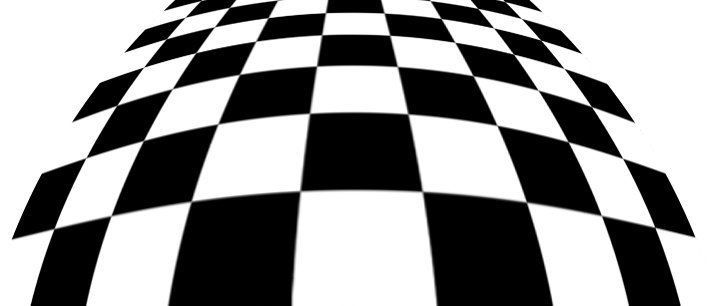
#> input picture python2/photo.jpg, 707 x 306 px
$ python -i main.py   (imports and definitions only)   (Python 2 division)   (older library calls are emulated)
#> lines starting #> are read from the running program, lines starting #| are printed output that depends on the picture; after the words box and inside, x2 and y2 are one past the last pixel; in counts of white or black regions, pixels touching at a corner belong together
import numpy as np
import cv2
from matplotlib import pyplot as plt

# [1 line not run here, left out]

# https://www.youtube.com/watch?v=vkWdzWeRfC4
# Jak znajdujemy naroznik w obrazach?
# Jesli suma gradientu dla danego pixela w wertykalnym jak i horyzontalnym kierunku dla danego prostokatnego okna jest
# zdecydowanie duza w porowaniu do jego otoczenia, chodzi tu tak na prawde o lokalne max funkcji gradientu dla danego pixela
# Co jesli polozenie danego pixela, nie pozwala nam dokladnie okreslic, w jakim kierunku suma gradientu jest najwieksza?
# Np. mamy obraz obrocony, szukamy eigen values, to nic innego jak pierwiastki rownania det|A-(lambda-I)|= 0
# gdzie A to macierz odzwierciedlajaca obraz pixeli dla danego okna postaci n x n
# lambda to szukane pierwiastki rownania, tj. eigen values
# I to postac macierzy jednostkowej, takiego wymiaru jak macierz A

# [13 lines left out: function getImageFromCameraCornerHarris, not called in this run]

def getImageFromLocalFileCornerHarris(filepath):
#> called with filepath = 'python2/photo.jpg'
    img = cv2.imread(filepath)
#> img is the input picture: shape (306, 707, 3); min 0, max 255, mean 150.7
    gray = cv2.cvtColor(img,cv2.COLOR_BGR2GRAY)

    gray = np.float32(gray)
    dst = cv2.cornerHarris(gray,2,3,0.04)
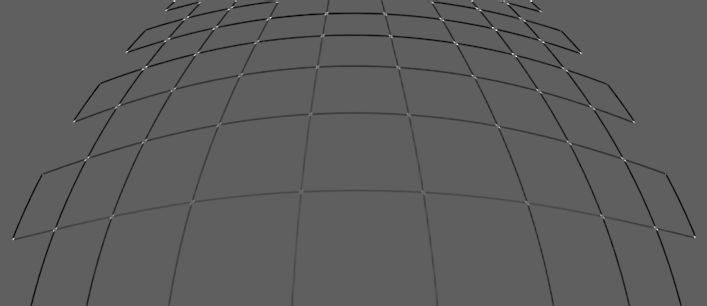
#> dst: shape (306, 707) float32; min -117749008, max 197585152, mean -2434977.8; drawn with min black and max white

    #result is dilated for marking the corners, not important
    dst = cv2.dilate(dst,None)
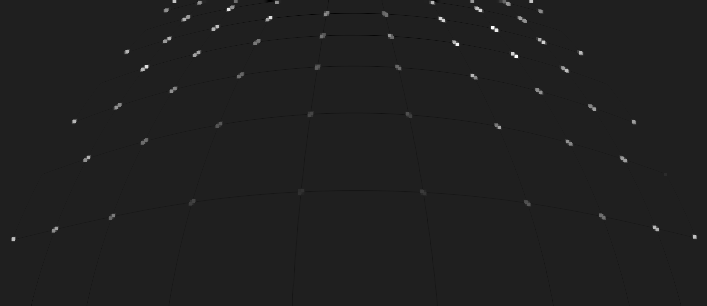
#> dst: shape (306, 707) float32; min -27911768, max 197585152, mean 551947; drawn with min black and max white

    # Threshold for an optimal value, it may vary depending on the image.
    img[dst>0.01*dst.max()]=[0,0,255]
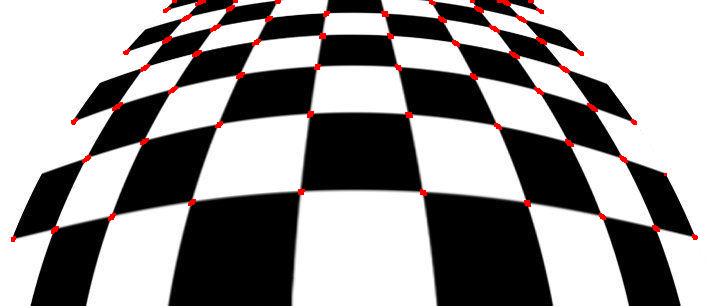
#> img: shape (306, 707, 3); 1.1% of pixels changed, all inside (x1, y1, x2, y2) = (11, 0, 698, 242)

    cv2.imshow('dst',img)
    if cv2.waitKey(0) & 0xff == 27:
#> (key Esc is pressed here)
        cv2.destroyAllWindows()

# http://docs.opencv.org/trunk/doc/py_tutorials/py_feature2d/py_fast/py_fast.html
# SLAM (Simultaneous Localization and Mapping)
# Features from Accelerated Segment Test)
# Wybierz piksel ip w obrazie, ktory ma byc zidentyfikowany jako naroznik, czy tez nie.
# Niech jego intensywnosc bedzie Ip
# Wybierz odpowiednia wartosc progowa t
# Teraz, naroznik istnieje jesli istnieje zbior n ciaglych pixeli w okregu 16 pixeli,
# ktore to wszystki sa albo jasniejsze od Ip + t, albo ciemniejsze Ip - t
# Jesli p jest naroznikiem, wowczas conajmniej 3 inne pixele z bliskiego jego otoczenia
# musza byc albo jasniejsze albo ciemniejsze

# [52 lines left out: functions getImageFromLocalFileFAST, getImageFromCameraFAST, not called in this run]

# [4 lines of commented-out code are left out]

>>> result = getImageFromLocalFileCornerHarris('python2/photo.jpg')
